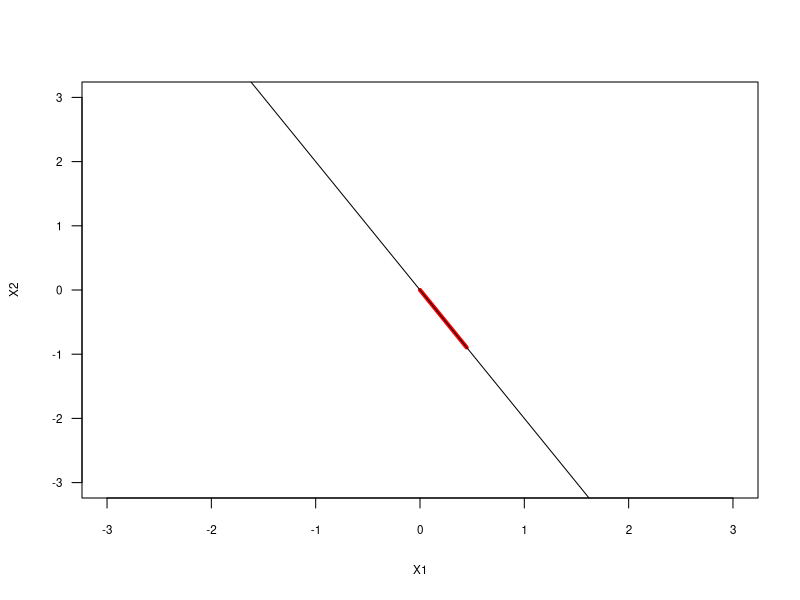
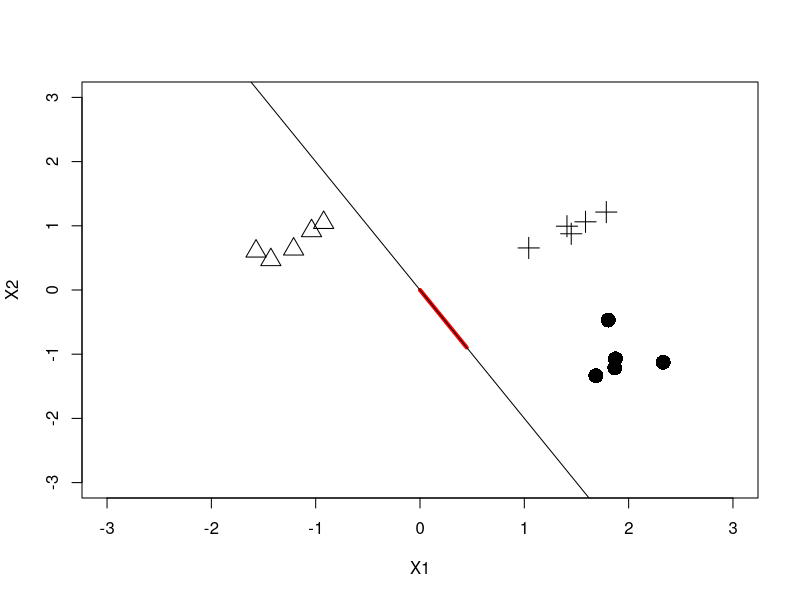
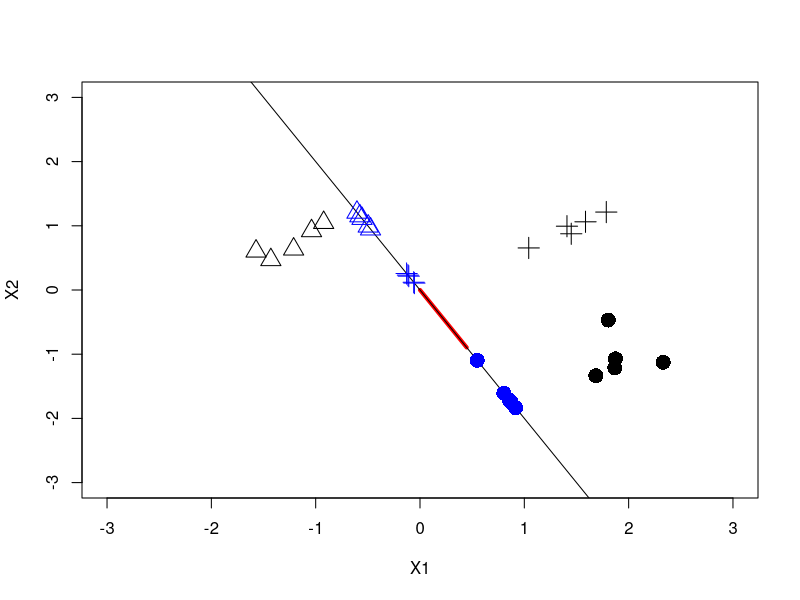
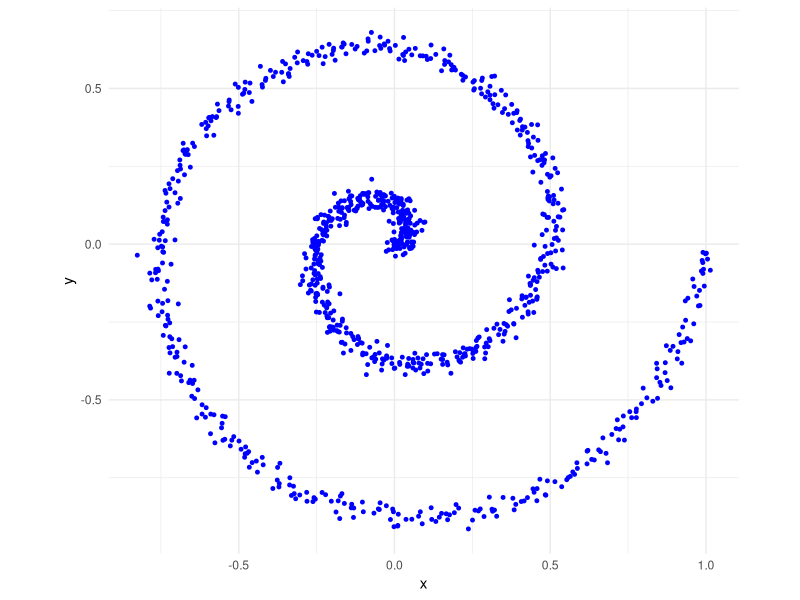

These charts were generated, in order, by the following R code:
## ---- chunk 1
knitr::opts_chunk$set(echo = FALSE)
knitr::opts_chunk$set(cache = TRUE)
## ---- chunk 2
library(tidyverse)
v_try = c(1, -2)
v_try = v_try/sqrt(sum(v_try^2))  # normalize to unit length

plot(0, 0, type='n', xlab='X1', ylab='X2', 
     cex.axis=0.7, cex.main=0.7, cex.lab=0.7, las=1,
     xlim=c(-3,3), ylim=c(-3,3))
segments(0, 0, v_try[1], v_try[2], col='red', lwd=4)

slope = v_try[2]/v_try[1]
abline(0, slope)
## ---- chunk 3
X = matrix(rnorm(15*2, 0, 0.3), nrow=15) +
  cbind(c(rep(-1.25, 5), rep(1.5, 5), rep(2, 5)), c(rep(1, 5), rep(1, 5), rep(-1, 5)))
labs = rep(c(2,3,16), 5) %>% sort
plot(0, 0, type='n', xlab='X1', ylab='X2', xlim=c(-3,3), ylim=c(-3,3))
segments(0, 0, v_try[1], v_try[2], col='red', lwd=4)

slope = v_try[2]/v_try[1]
abline(0, slope)
points(X, pch=labs, cex=2)
## ---- chunk 4
plot(0, 0, type='n', xlab='X1', ylab='X2', xlim=c(-3,3), ylim=c(-3,3))
segments(0, 0, v_try[1], v_try[2], col='red', lwd=4)

slope = v_try[2]/v_try[1]
abline(0, slope)
points(X, pch=labs, cex=2)
alpha = X %*% v_try
X_hat = alpha %*% v_try 
points(X_hat, pch=labs, col='blue', cex=2)
## ---- chunk 5
# Import necessary libraries
library(ggplot2)

# Define parameters
n_points <- 1000
t <- seq(0, 4*pi, length.out = n_points)  # Defines how "tight" the spiral is
radius <- seq(0, 1, length.out = n_points)  # Defines the "radius" of the spiral

# Create x and y coordinates
x <- radius * cos(t) + rnorm(n_points, 0, 0.02)
y <- radius * sin(t) + rnorm(n_points, 0, 0.02)

# Create a data frame
df <- data.frame(x = x, y = y)

# Create a scatter plot
ggplot(df, aes(x = x, y = y)) +
  geom_point(size = 1, color = 'blue') +
  theme_minimal() +
  coord_fixed()
